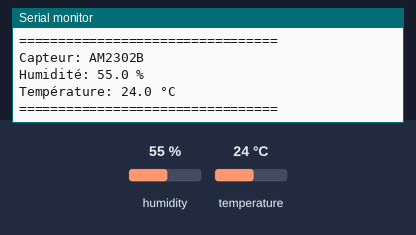
Simulated run of this sketch. Board: ESP32. Shown: the last lines printed to the serial monitor. Wiring (inferred from the names in the program): DHT22 sensor: data GPIO 22. Inputs (shaded band) come from the test bench; at power-on: humidity 55 %, temperature 24 °C.

Above: at 3.2 s.
3.3 s: humidity set to 22 %
At 5.4 s:
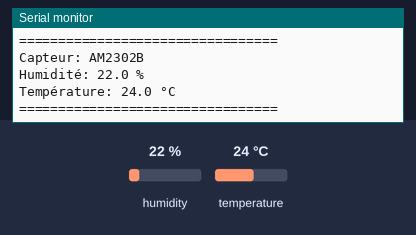
6.0 s: temperature set to 12 °C
At 7.3 s:
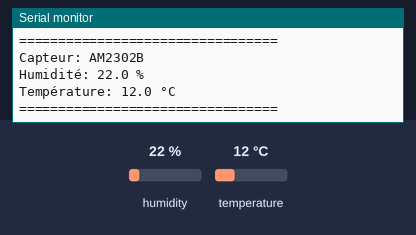
8.7 s: humidity set to 40 %
At 11.1 s:
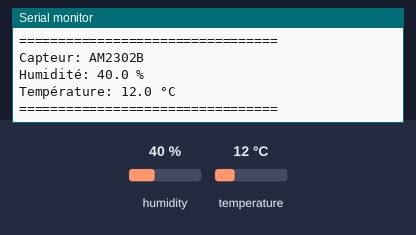
Timing chart, 0 to 12.6 s (numbered marks = the images above; inputs shaded):
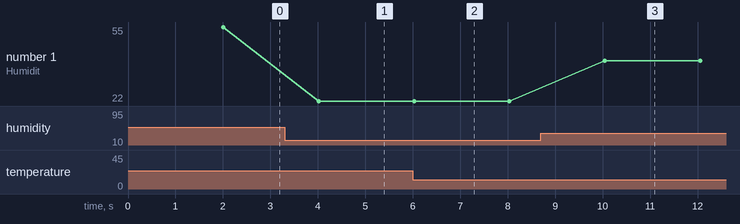

Measured:
- after the input at 3.3 s, the serial monitor: prints a new line after 0.72 s (image 1)
- after the input at 6.0 s, the serial monitor: prints a new line at once (image 2)
- after the input at 8.7 s, the serial monitor: prints a new line after 1.3 s (image 3)
- plotted number 1: 22 → 40 after the input at 8.7 s

The sketch:

Esp32h2_zigbee_tempHum_Demo_noLib.ino
```cpp
#include "DHTRL.h"
// Définition des broches
#define AM2302B_PIN 22      // GPIO pour AM2302B

/**
 * Affiche les données d'un capteur
 */
void afficherDonnees(DHTRL* data, const char* nomCapteur) {
  if(!data->isValid) {
    Serial.print("Erreur de lecture du capteur ");
    Serial.println(nomCapteur);
    return;
  }

  Serial.println("=================================");
  Serial.print("Capteur: ");
  Serial.println(nomCapteur);
  Serial.print("Humidité: ");
  Serial.print(data->humidity, 1);
  Serial.println(" %");
  Serial.print("Température: ");
  Serial.print(data->temperature, 1);
  Serial.println(" °C");
  Serial.println("=================================");
}

void setup() {
  Serial.begin(115200);
  delay(2000);

  Serial.println("Initialisation des capteurs DHT22 et AM2302B...");
  Serial.println("Capteurs prêts !");
}

void loop() {
  // Lecture du AM2302B
  DHTRL* dataAM2302B = new DHTRL(AM2302B_PIN);

  int status = dataAM2302B->read();

  if (status != DHTLIB_OK) {

    char* m;
    switch (status)
    {
      case DHTLIB_ERROR_CHECKSUM:
        m="Checksum error";
        break;
      case DHTLIB_ERROR_TIMEOUT_A:
        m="Time out A error";
        break;
      case DHTLIB_ERROR_TIMEOUT_B:
        m="Time out B error";
        break;
      case DHTLIB_ERROR_TIMEOUT_C:
        m="Time out C error";
        break;
      case DHTLIB_ERROR_TIMEOUT_D:
        m="Time out D error";
        break;
      // case DHTLIB_ERROR_SENSOR_NOT_READY:
      //   m="Sensor not ready";
      //   break;
      // case DHTLIB_ERROR_BIT_SHIFT:
      //   m="Bit shift error";
      //   break;
      // case DHTLIB_WAITING_FOR_READ:
      //   m="Waiting for read";
      //   break;
      default:
        m="Unknown";
        break;
    }

    Serial.printf("Erreur DHT reading: %s %d \n", m, status);
  } else {
    afficherDonnees(dataAM2302B, "AM2302B");
  }

  // Attendre 2 secondes entre les lectures (DHT22 nécessite minimum 2s)
  delay(2000);
}
```

DHTRL.cpp
```cpp
#include "DHTRL.h"

DHTRL::DHTRL(uint8_t pin)
{
  this->_dataPin = pin;
}

int DHTRL::read() {
  this->isValid = false;

  uint8_t bits[5] = {0}; // 40 bits de données (5 octets)
  uint8_t idx = 0;
  uint8_t bitIdx = 7;

  // Étape 1: Signal de démarrage - MCU tire la ligne BAS pendant au moins 1ms
  //  REQUEST SAMPLE - SEND WAKEUP TO SENSOR
  pinMode(this->_dataPin, OUTPUT);
  digitalWrite(this->_dataPin, LOW);
  delay(1);

  // Étape 2: MCU tire la ligne HAUT pendant 20-40µs
  //  HOST GIVES CONTROL TO SENSOR
  digitalWrite(this->_dataPin, HIGH);
  delayMicroseconds(30);

  // Étape 3: Passer en mode lecture
  pinMode(this->_dataPin, INPUT_PULLUP);

  // Étape 4: Attendre la réponse du capteur (80µs LOW + 80µs HIGH)
  uint32_t timeout = micros();
  while(digitalRead(this->_dataPin) == HIGH) {
    if((micros() - timeout) > 100) {
      Serial.println("ERROR 1");
      return DHTLIB_ERROR_TIMEOUT_A;
    }
  }

  timeout = micros();
  while(digitalRead(this->_dataPin) == LOW) {
    if((micros() - timeout) > 100) {
      Serial.println("ERROR 2");
      return DHTLIB_ERROR_TIMEOUT_B;
    }
  }

  timeout = micros();
  while(digitalRead(this->_dataPin) == HIGH) {
    if((micros() - timeout) > 100) {
      Serial.println("ERROR 3");
      return DHTLIB_ERROR_TIMEOUT_C;
    }
  }

  // Étape 5: Lire les 40 bits de données
  for(int i = 0; i < 40; i++) {
    // Attendre le début du signal (50µs LOW)
    timeout = micros();
    while(digitalRead(this->_dataPin) == LOW) {
      if((micros() - timeout) > 70) {
        Serial.println("ERROR 4");
        return DHTLIB_ERROR_TIMEOUT_D;
      }
    }

    // Mesurer la durée du signal HIGH
    // Si HIGH dure ~26-28µs = bit 0
    // Si HIGH dure ~70µs = bit 1
    uint32_t startTime = micros();

    timeout = micros();
    while(digitalRead(this->_dataPin) == HIGH) {
      if((micros() - timeout) > 90) {
        Serial.println("ERROR 5");
        return DHTLIB_ERROR_TIMEOUT_E;
      }
    }

    uint32_t duration = micros() - startTime;

    // Si la durée > 40µs, c'est un bit 1
    if(duration > 40) {
      bits[idx] |= (1 << bitIdx);
    }

    if(bitIdx == 0) {
      bitIdx = 7;
      idx++;
    } else {
      bitIdx--;
    }
  }

  // Étape 6: Vérifier le checksum
  uint8_t checksum = bits[0] + bits[1] + bits[2] + bits[3];
  if(checksum != bits[4]) {
    Serial.println("ERROR 6");
    return DHTLIB_ERROR_CHECKSUM;
  }

  // Étape 7: Calculer l'humidité et la température
  // DHT22/AM2302B: 16 bits humidité, 16 bits température
  uint16_t rawHumidity = (bits[0] << 8) | bits[1];
  uint16_t rawTemp = (bits[2] << 8) | bits[3];

  this->humidity = rawHumidity * 0.1;

  // Vérifier le bit de signe pour la température
  if(rawTemp & 0x8000) {
    rawTemp &= 0x7FFF;
    this->temperature = rawTemp * -0.1;
  } else {
    this->temperature = rawTemp * 0.1;
  }

  this->isValid = true;
  return DHTLIB_OK;
}
```

DHTRL.h
```cpp
#pragma once

#include "Arduino.h"

#define DHTLIB_OK                         0
#define DHTLIB_ERROR_CHECKSUM            -1
#define DHTLIB_ERROR_TIMEOUT_A           -2
#define DHTLIB_ERROR_TIMEOUT_B           -3
#define DHTLIB_ERROR_TIMEOUT_C           -4
#define DHTLIB_ERROR_TIMEOUT_D           -5
#define DHTLIB_ERROR_TIMEOUT_E           -6
// #define DHTLIB_ERROR_BIT_SHIFT           -7
// #define DHTLIB_ERROR_SENSOR_NOT_READY    -8
// #define DHTLIB_WAITING_FOR_READ          -9

class DHTRL
{
public:

  DHTRL(uint8_t pin);

  int read();

  float temperature=0;
  float humidity=0;
  bool isValid=false;

private:
  uint8_t  _dataPin           = 0;
};
```
